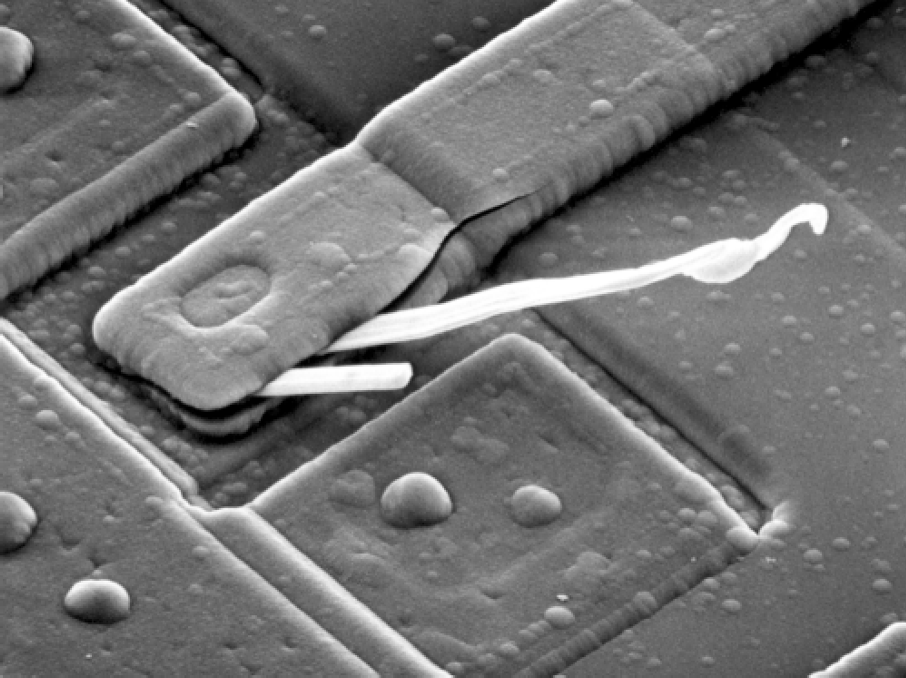
#> input picture DIP Lab/Projects/LAB11/Fig01 (1).tif, 906 x 678 px
$ jupyter execute 'lab 11.ipynb'   (older library calls are emulated)
#> lines starting #> are read from the running program, lines starting #| are printed output that depends on the picture
#> further down, img is the input picture: shape (678, 906); min 0, max 255, mean 112.6
# Lab #11: Image Analysis in Frequency Domain - Summary Notes

# Objective:
# Learn and apply Fourier Transform on images to analyze and manipulate them in frequency domain.

# Theory:
# - Any function (including images) can be represented as sum/integral of sine and cosine waves of different frequencies.
# - Discrete Fourier Transform (DFT) converts an image from spatial domain to frequency domain.
# - Inverse DFT recovers the original image from the frequency domain.
# - Filtering in frequency domain:
#    1. Compute DFT of image -> F(u,v)
#    2. Multiply F(u,v) by filter H(u,v)
#    3. Compute inverse DFT to get filtered image

# Steps for frequency domain processing:
# 1. Take Fourier Transform of image
# 2. Shift DC component (zero frequency) to image center
# 3. Take absolute value (magnitude)
# 4. Use log transform to brighten image for visualization
# 5. Normalize image for high contrast display (0-255 scale)

# Useful Python commands (using numpy and OpenCV):
# ---------------------------------------------------------
import numpy as np
import cv2

# Fourier Transform:
# my_transformed_image = np.fft.fft2(my_image)

# Inverse Fourier Transform:
# my_inverse_image = np.fft.ifft2(my_image)

# Shift zero frequency component to center:
# my_shifted_image = np.fft.fftshift(my_transformed_image)

# Shift back:
# my_inverse_shifted_image = np.fft.ifftshift(my_shifted_image)

# Magnitude (absolute value):
# my_magnitude = np.abs(my_image)

# Log transform:
# my_log_image = np.log(my_image + 1)  # add 1 to avoid log(0)

# Point-wise multiplication of two matrices:
# my_result = np.multiply(my_image, my_filter)

# Normalize image to 0-255 (8-bit grayscale):
# normalized_img = cv2.normalize(src, dst=None, alpha=0, beta=255, norm_type=cv2.NORM_MINMAX, dtype=cv2.CV_8UC1)

# Lab Tasks:
# 1. Compute DFT of Fig01.tif manually and using built-in functions, and compare results.
#    Use formula: F(x,y) * (-1)^(x+y) to center spectrum.
#
# 2. Create ideal low pass and high pass filters based on distance from center.
#    Apply these filters to DFT of Fig01.tif, then inverse transform and display results.
#
# 3. Apply spatial domain filters in frequency domain:
#    - Create a 9x9 Gaussian filter in spatial domain.
#    - Resize image and filter to (ImageSize + FilterSize - 1).
#    - Convert both to frequency domain, multiply, and invert back.
#    - Display Gaussian filter in frequency domain and filtered image.
#
# Home Task:
# Use frequency domain techniques (notch filter) to remove periodic noise from an image.

# Conclusion:
# This lab helps understand Fourier transform basics and how to apply frequency domain filtering for image enhancement.

[cell 1]
import numpy as np
import pandas as pd
import cv2
from math import pi
import matplotlib.pyplot as plt
from numpy.random.c_distributions import random_f

[cell 2]
def transform(img):
    x,y = img.shape
    new_img = np.zeros((x,y), dtype=np.float32)
    for i in range(x):
        for j in range(y):
            new_img[i,j] = img[i,j]*(-1)**(x+y)
    return new_img

def center_img(img):
    img = img.astype(np.float32)
    x = np.arange(img.shape[0]).reshape(-1, 1)
#> x = 678 values from 0 to 677
    y = np.arange(img.shape[1])
#> y = 906 values from 0 to 905
    checkerboard = (-1) ** (x + y)
    return img * checkerboard
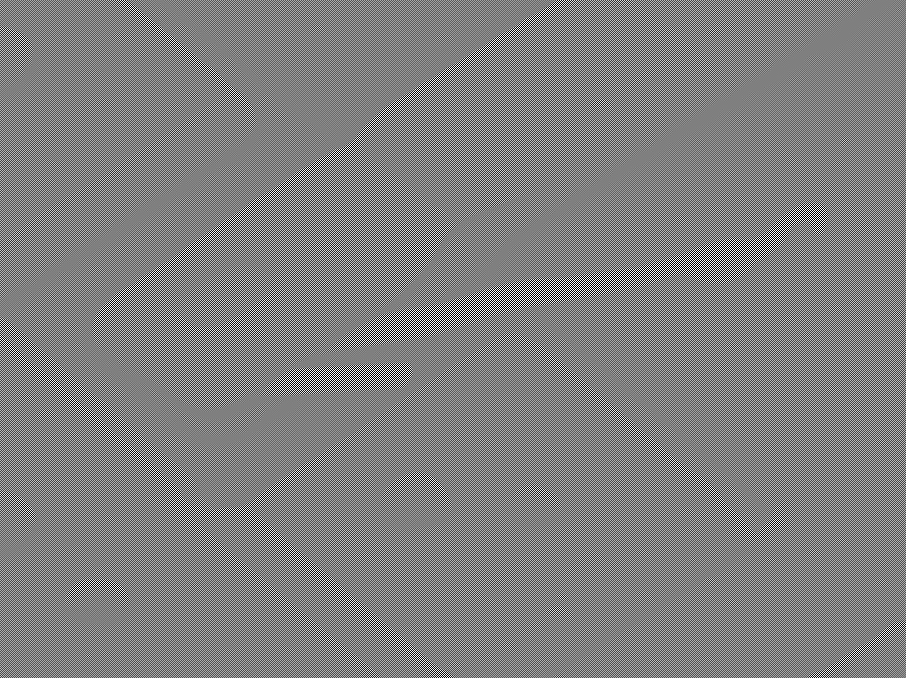
#> returned value: shape (678, 906) float64; min -255, max 255, mean 0; drawn with min black and max white
def fourier_transform(img1):
    img2 = center_img(img1)
    img = cv2.resize(img2, (64, 64))
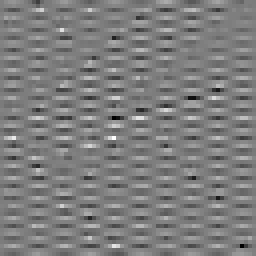
#> img: shape (64, 64) float64 (shown 4 times larger); min -219.5, max 224.3, mean -0.1; drawn with min black and max white
    m, n = img.shape
#> m = 64; n = 64
    fourier = np.zeros((m, n), dtype=np.complex128)
    for u in range(m):
        for v in range(n):
            sum_val = 0
            for x in range(m):
                for y in range(n):
                    sum_val += img[x, y] * np.exp(-2j * pi * ((u * x) / m + (v * y) / n))
            fourier[u, v] = sum_val
    return fourier

img = cv2.imread("Fig01 (1).tif", 0)
f_transform = fourier_transform(img)
magnitude_spectrum = np.log(1 + np.abs(f_transform))
phase_spectrum = np.angle(f_transform)


fig, ax = plt.subplots(1, 2, figsize=(20, 5))
ax[0].imshow(magnitude_spectrum, cmap='gray')
plt.title("Magnitude Spectrum")
ax[1].imshow(phase_spectrum, cmap='gray')
plt.title("Phase Spectrum")
